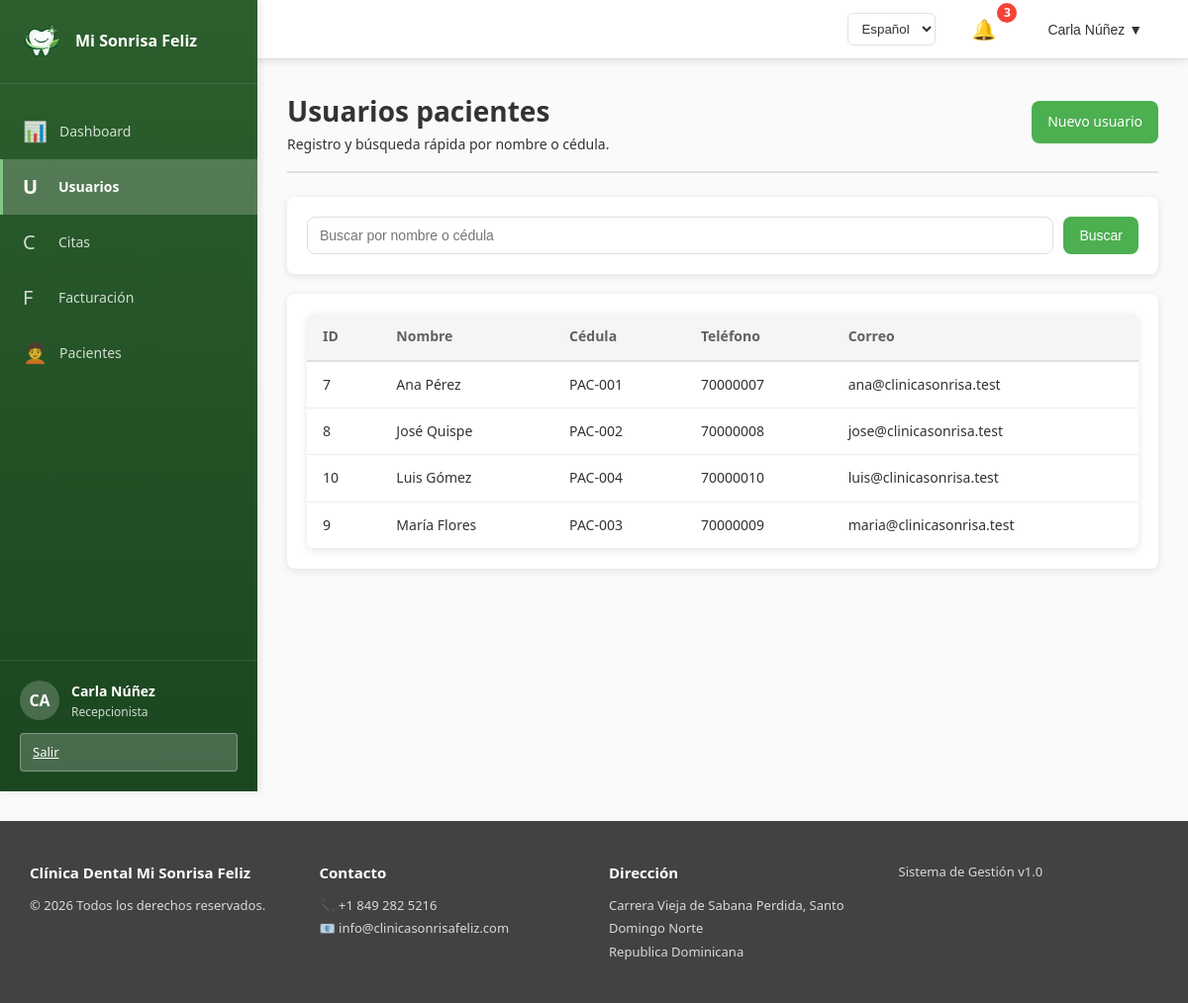
The page /pages/usuarios.php (signed in) on the database its author committed.
### tables this page shows
CREATE TABLE IF NOT EXISTS usuarios (
 id_usuario INT AUTO_INCREMENT PRIMARY KEY, id_rol INT NOT NULL,
 nombre VARCHAR(100) NOT NULL, apellido VARCHAR(100) NOT NULL,
 usuario_login VARCHAR(50) NOT NULL UNIQUE, email VARCHAR(120) NOT NULL UNIQUE,
 telefono VARCHAR(25), cedula VARCHAR(25) NOT NULL UNIQUE, password_hash VARCHAR(255) NOT NULL,
 estado ENUM('activo','inactivo') NOT NULL DEFAULT 'activo', fecha_creacion TIMESTAMP DEFAULT CURRENT_TIMESTAMP,
 fecha_actualizacion TIMESTAMP DEFAULT CURRENT_TIMESTAMP ON UPDATE CURRENT_TIMESTAMP,
 CONSTRAINT fk_usuario_rol FOREIGN KEY(id_rol) REFERENCES roles(id_rol)
);

### config/database.php (called while the page is built, shortened)
<?php
function executeQuery($sql, $params = []) {
    $conn = $GLOBALS['db_connection'];
    if (!empty($params)) {
        $stmt = $conn->prepare($sql);
        $types = '';
        foreach ($params as $param) {
            if (is_int($param)) {
                $types .= 'i';
            } elseif (is_float($param)) {
                $types .= 'd';
            } else {
                $types .= 's';
            }
        }
        $stmt->bind_param($types, ...$params);
        return $stmt;
    } else {
        $result = $conn->query($sql);
        return $result;
    }
}
function getRecords($sql, $params = []) {
    try {
        $result = executeQuery($sql, $params);
        $records = [];
        while ($row = $result->fetch_assoc()) {
            $records[] = $row;
        }
        return $records;
    } catch (Exception $e) {
        error_log("Database Error: " . $e->getMessage());
        return [];
    }
}
?>

### pages/usuarios_recepcion.php (the view, shortened to what this page needs)
<?php
$search = trim($_GET['buscar'] ?? '');
$params = []; $where = "WHERE u.id_rol = " . ROLE_PACIENTE;
$users = getRecords("SELECT u.id_usuario AS ID, CONCAT(u.nombre, ' ', u.apellido) AS Nombre, u.cedula AS Cédula, u.telefono AS Teléfono, u.email AS Correo FROM usuarios u $where ORDER BY u.nombre, u.apellido", $params);
include __DIR__ . '/../includes/header.php';
?>
<div class="page-header"><div><h1>Usuarios pacientes</h1><p>Registro y búsqueda rápida por nombre o cédula.</p></div><a class="btn btn-primary" href="?new=1">Nuevo usuario</a></div>
<section class="content-section"><form method="get" class="search-form"><input class="form-control" type="search" name="buscar" placeholder="Buscar por nombre o cédula" value="<?=htmlspecialchars($search)?>"><button class="btn btn-primary">Buscar</button><?php if($search): ?><a class="btn btn-secondary" href="?">Limpiar</a><?php endif; ?></form></section>
<section class="content-section mt-20"><?php if(!$users): ?><div class="alert alert-info">No hay coincidencias.</div><?php else: ?><div class="table-responsive"><table class="table"><thead><tr><th>ID</th><th>Nombre</th><th>Cédula</th><th>Teléfono</th><th>Correo</th></tr></thead><tbody><?php foreach($users as $user): ?><tr><?php foreach($user as $value): ?><td><?=htmlspecialchars((string)($value ?? '—'))?></td><?php endforeach; ?></tr><?php endforeach; ?></tbody></table></div><?php endif; ?></section>
<?php include __DIR__ . '/../includes/footer.php'; ?>

### assets/css/style.css (style rules this page uses)
:root { --primary-color: #4CAF50; --primary-dark: #388E3C; --primary-light: #81C784; --danger-color: #f44336; --warning-color: #ff9800; --success-color: #4CAF50; --info-color: #2196F3; --gray-100: #f5f5f5; --gray-200: #eeeeee; --gray-300: #e0e0e0; --gray-400: #bdbdbd; --gray-500: #9e9e9e; --gray-600: #757575; --gray-700: #616161; --gray-800: #424242; --gray-900: #212121; --text-color: #333333; --border-radius: 8px; --box-shadow: 0 2px 8px rgba(0, 0, 0, 0.1); --box-shadow-lg: 0 4px 16px rgba(0, 0, 0, 0.15); --transition: all 0.3s ease; }
* { margin: 0; padding: 0; box-sizing: border-box; }
html, body { height: 100%; font-family: 'Segoe UI', Tahoma, Geneva, Verdana, sans-serif; font-size: 14px; line-height: 1.6; color: var(--text-color); background-color: #fafafa; }
button, .btn, a.btn { padding: 10px 16px; border: none; border-radius: var(--border-radius); font-size: 14px; font-weight: 500; cursor: pointer; transition: var(--transition); display: inline-block; text-decoration: none; text-align: center; }
.btn-primary { background-color: var(--primary-color); color: white; }
.form-control { width: 100%; padding: 10px 12px; border: 1px solid var(--gray-300); border-radius: var(--border-radius); font-size: 14px; transition: var(--transition); }
.table { width: 100%; border-collapse: collapse; background-color: white; border-radius: var(--border-radius); overflow: hidden; box-shadow: var(--box-shadow); }
.table thead { background-color: var(--gray-100); border-bottom: 2px solid var(--gray-300); }
.table th { padding: 12px 16px; text-align: left; font-weight: 600; color: var(--gray-700); }
.table td { padding: 12px 16px; border-bottom: 1px solid var(--gray-200); }
.table-responsive { overflow-x: auto; -webkit-overflow-scrolling: touch; background-color: white; border-radius: var(--border-radius); box-shadow: var(--box-shadow); }
.mt-20 { margin-top: 20px; }

### assets/css/dashboard.css (style rules this page uses)
:root { --primary-color: #4CAF50; --primary-dark: #388E3C; --primary-light: #81C784; --danger-color: #f44336; --warning-color: #ff9800; --success-color: #4CAF50; --sidebar-width: 260px; --sidebar-width-collapsed: 80px; --topbar-height: 60px; --text-color: #333333; --gray-100: #f5f5f5; --gray-200: #eeeeee; --gray-300: #e0e0e0; --gray-500: #9e9e9e; --gray-700: #616161; --border-radius: 8px; --box-shadow: 0 2px 8px rgba(0, 0, 0, 0.1); --box-shadow-lg: 0 4px 16px rgba(0, 0, 0, 0.15); }

### pages/usuarios_recepcion.php (style rules this page uses)
.page-header { display:flex;justify-content:space-between;align-items:center;margin-bottom:24px;border-bottom:2px solid var(--gray-300);padding-bottom:16px }
.content-section { background:#fff;padding:20px;border-radius:8px;box-shadow:var(--box-shadow) }
.search-form { display:flex;gap:10px }
.search-form .form-control { flex:1 }

### rows shown on the page
usuarios: id_usuario "7", value "Ana Pérez", cedula "PAC-001", telefono "70000007", email "ana@clinicasonrisa.test"
usuarios: id_usuario "8", value "José Quispe", cedula "PAC-002", telefono "70000008", email "jose@clinicasonrisa.test"
usuarios: id_usuario "10", value "Luis Gómez", cedula "PAC-004", telefono "70000010", email "luis@clinicasonrisa.test"
usuarios: id_usuario "9", value "María Flores", cedula "PAC-003", telefono "70000009", email "maria@clinicasonrisa.test"

### other values the page prints
$item['icon'] "📊"
$item['label'] "Dashboard"
$item['icon'] "U"
$item['label'] "Usuarios"
$item['icon'] "C"
$item['label'] "Citas"
$item['icon'] "F"
$item['label'] "Facturación"
$item['icon'] "🧑‍🦱"
$item['label'] "Pacientes"
substr($_SESSION['user_name'], 0, 2) "CA"
displayText($_SESSION['user_name']) "Carla Núñez"
displayText($_SESSION['user_role_name']) "Recepcionista"
